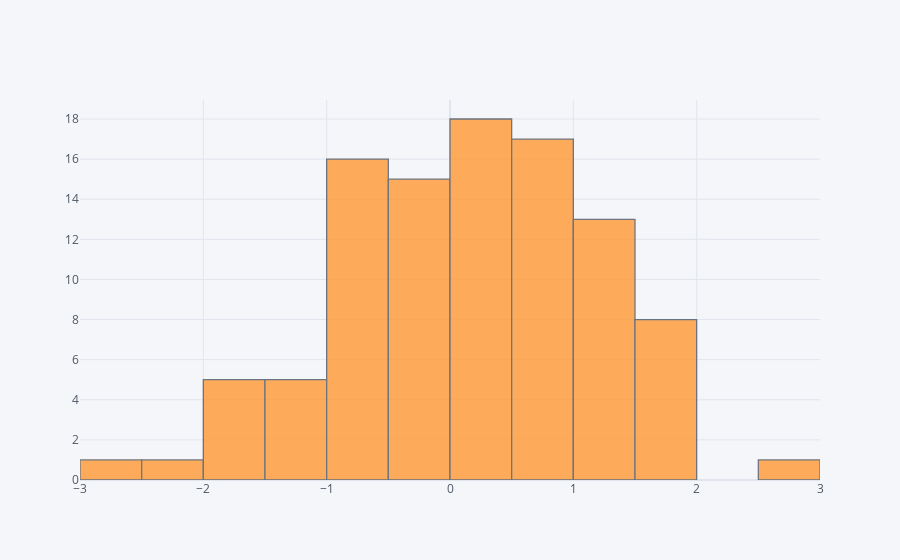

The code cell stored with this chart in its notebook:
### Markdown cell above
## histogram

### Code cell
df['A'].iplot(kind='hist',bins=25)

### Figure 1 — Plotly figure (JSON) as saved in the notebook; plotly's stock layout.template omitted (floating-point values rounded to 4 significant figures)
{"data": [{"histfunc": "count", "histnorm": "", "marker": {"color": "rgba(255, 153, 51, 1.0)", "line": {"color": "#4D5663", "width": 1.3}}, "name": "A", "nbinsx": 25, "opacity": 0.8, "orientation": "v", "type": "histogram", "x": [1.914, 1.241, -1.286, -1.93, 0.9259, 0.4399, 0.3993, 1.636, 0.107, 1.141, 0.1654, 0.969, 1.457, -2.458, 0.5051, -0.6178, 0.0939, 0.3301, -0.1442, -0.3646, -0.4517, -0.524, 0.9501, 0.5946, 0.4478, 0.6034, 1.804, -1.359, -1.496, 1.358, 0.04175, 1.124, 1.675, 0.243, 1.135, -0.7508, -0.1613, -0.7791, 0.3502, 1.512, 1.878, 1.201, -1.733, 1.042, -0.5231, 1.626, -1.554, -0.9234, 0.1867, -0.2864, -0.6471, 0.5133, 0.2191, 0.4553, -0.6825, 1.475, 0.6325, -0.1651, 1.069, 2.8, -1.536, 0.8109, 0.6458, 0.2667, 0.06813, -2.591, -0.6037, 1.286, 0.9768, -0.3299, 0.515, 0.3403, 0.4692, -1.791, -0.1196, -1.001, -0.525, -0.9637, -0.1589, 0.8273, 1.783, -0.4708, -0.1623, 1.041, -0.6855, 0.5173, 0.5737, -1.201, -0.2343, -0.9579, -0.6896, 0.6115, 0.1489, 1.121, -0.9712, -0.04887, -0.4261, -0.07968, 0.6198, -0.6841]}], "layout": {"barmode": "overlay", "legend": {"bgcolor": "#F5F6F9", "font": {"color": "#4D5663"}}, "paper_bgcolor": "#F5F6F9", "plot_bgcolor": "#F5F6F9", "title": {"font": {"color": "#4D5663"}}, "xaxis": {"gridcolor": "#E1E5ED", "showgrid": true, "tickfont": {"color": "#4D5663"}, "title": {"font": {"color": "#4D5663"}, "text": ""}, "zerolinecolor": "#E1E5ED"}, "yaxis": {"gridcolor": "#E1E5ED", "showgrid": true, "tickfont": {"color": "#4D5663"}, "title": {"font": {"color": "#4D5663"}, "text": ""}, "zerolinecolor": "#E1E5ED"}}}
